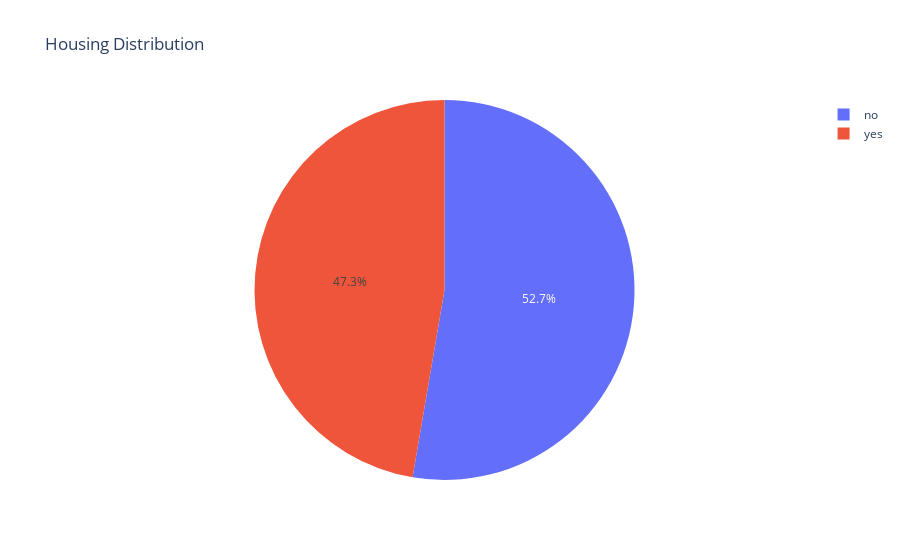
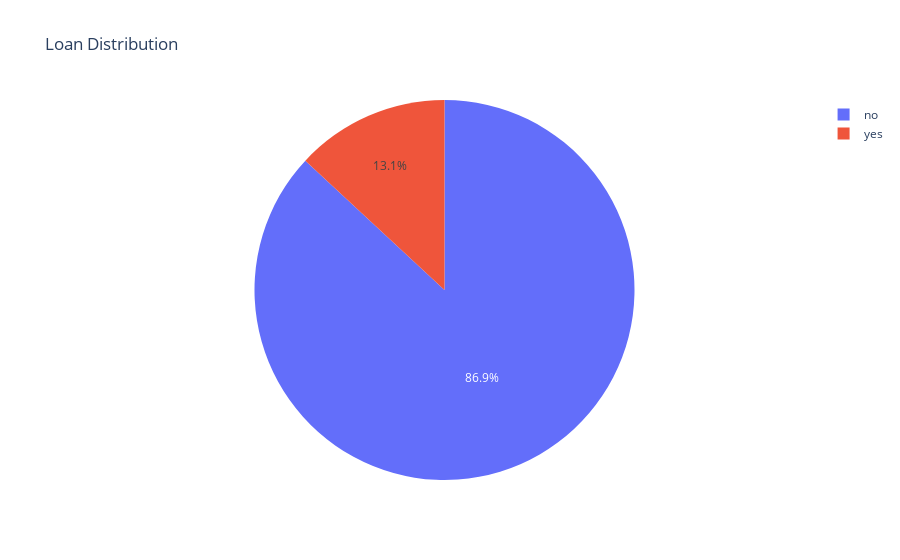
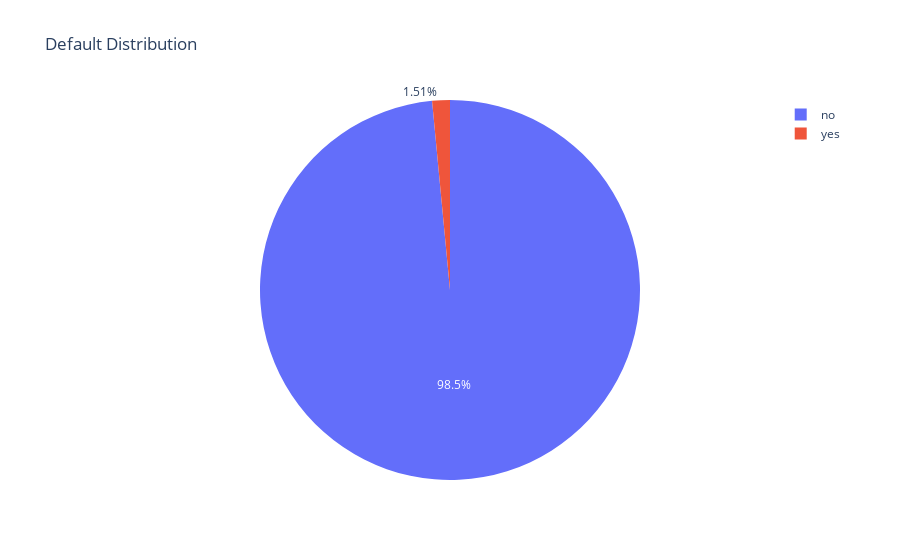
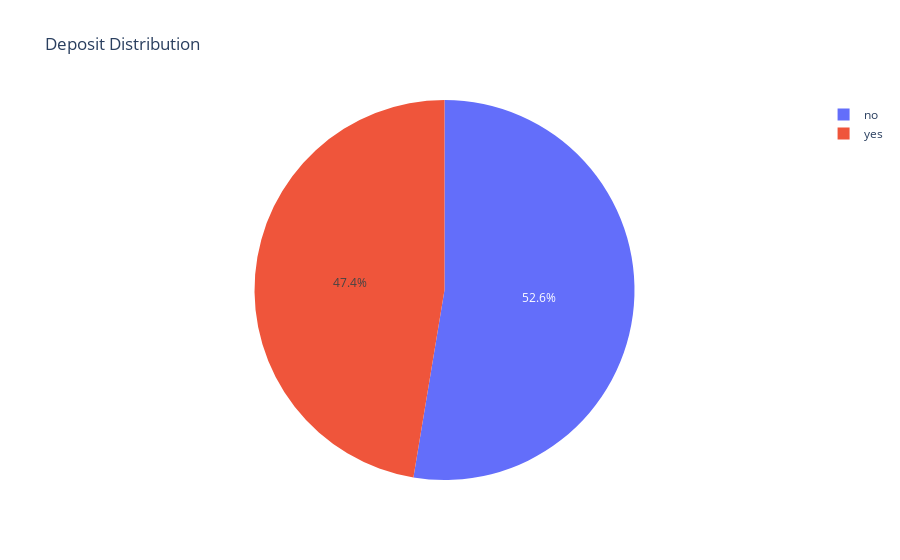

Notebook code for these charts, in order:
### Code cell
fig = px.pie(data_f, values=data_f['housing'].value_counts().values, names=data_f['housing'].value_counts().index,title="Housing Distribution")
fig.show()
fig = px.pie(data_f, values=data_f['loan'].value_counts().values, names=data_f['loan'].value_counts().index,title="Loan Distribution")
fig.show()
fig = px.pie(data_f, values=data_f['default'].value_counts().values, names=data_f['default'].value_counts().index,title="Default Distribution")
fig.show()
fig = px.pie(data_f, values=data_f['deposit'].value_counts().values, names=data_f['deposit'].value_counts().index,title="Deposit Distribution")
fig.show()

### Figure 1 — Plotly figure (JSON) as saved in the notebook; plotly's stock layout.template omitted (floating-point values rounded to 4 significant figures)
{"data": [{"domain": {"x": [0, 1], "y": [0, 1]}, "hovertemplate": "label=%{label}<br>value=%{value}<extra></extra>", "labels": ["no", "yes"], "legendgroup": "", "name": "", "showlegend": true, "type": "pie", "values": [5881, 5281]}], "layout": {"legend": {"tracegroupgap": 0}, "title": {"text": "Housing Distribution"}}}

### Figure 2 — Plotly figure (JSON) as saved in the notebook; plotly's stock layout.template omitted (floating-point values rounded to 4 significant figures)
{"data": [{"domain": {"x": [0, 1], "y": [0, 1]}, "hovertemplate": "label=%{label}<br>value=%{value}<extra></extra>", "labels": ["no", "yes"], "legendgroup": "", "name": "", "showlegend": true, "type": "pie", "values": [9702, 1460]}], "layout": {"legend": {"tracegroupgap": 0}, "title": {"text": "Loan Distribution"}}}

### Figure 3 — Plotly figure (JSON) as saved in the notebook; plotly's stock layout.template omitted (floating-point values rounded to 4 significant figures)
{"data": [{"domain": {"x": [0, 1], "y": [0, 1]}, "hovertemplate": "label=%{label}<br>value=%{value}<extra></extra>", "labels": ["no", "yes"], "legendgroup": "", "name": "", "showlegend": true, "type": "pie", "values": [10994, 168]}], "layout": {"legend": {"tracegroupgap": 0}, "title": {"text": "Default Distribution"}}}

### Figure 4 — Plotly figure (JSON) as saved in the notebook; plotly's stock layout.template omitted (floating-point values rounded to 4 significant figures)
{"data": [{"domain": {"x": [0, 1], "y": [0, 1]}, "hovertemplate": "label=%{label}<br>value=%{value}<extra></extra>", "labels": ["no", "yes"], "legendgroup": "", "name": "", "showlegend": true, "type": "pie", "values": [5873, 5289]}], "layout": {"legend": {"tracegroupgap": 0}, "title": {"text": "Deposit Distribution"}}}
